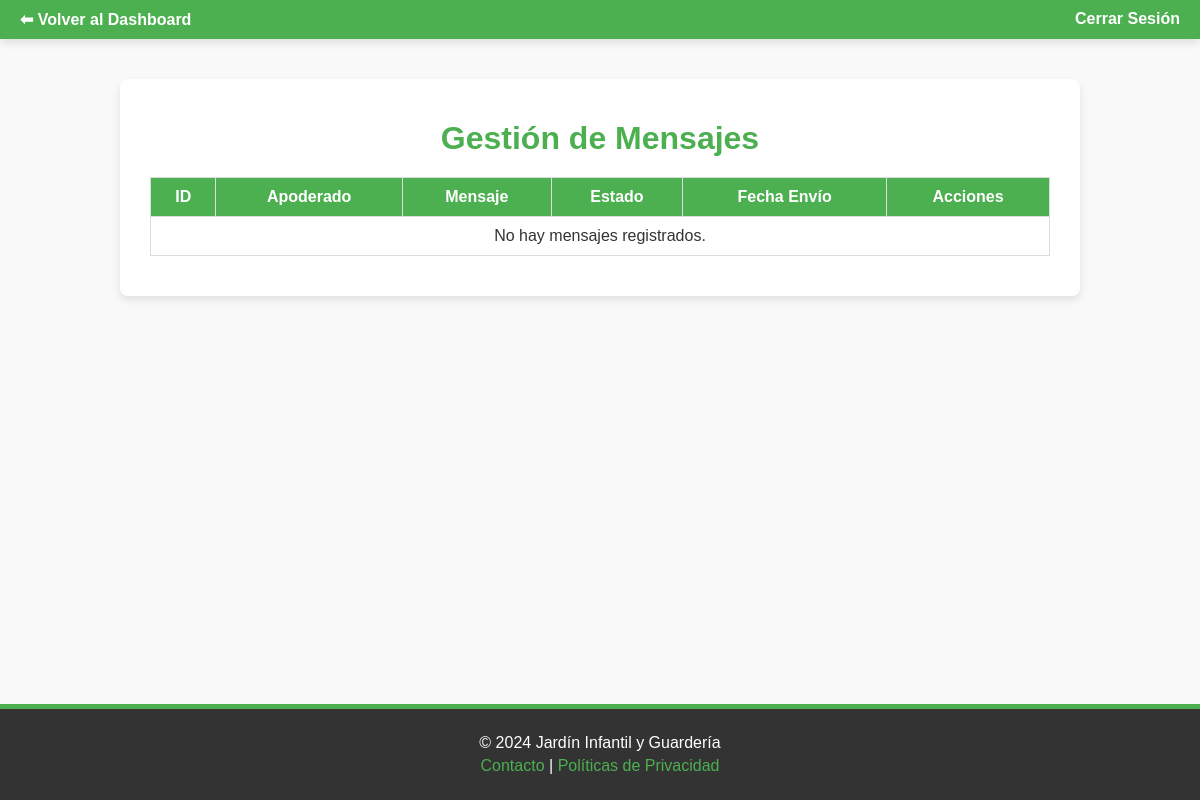
/dashboard/admin/mensajes/ (signed in), run on an earlier commit of the app's database.
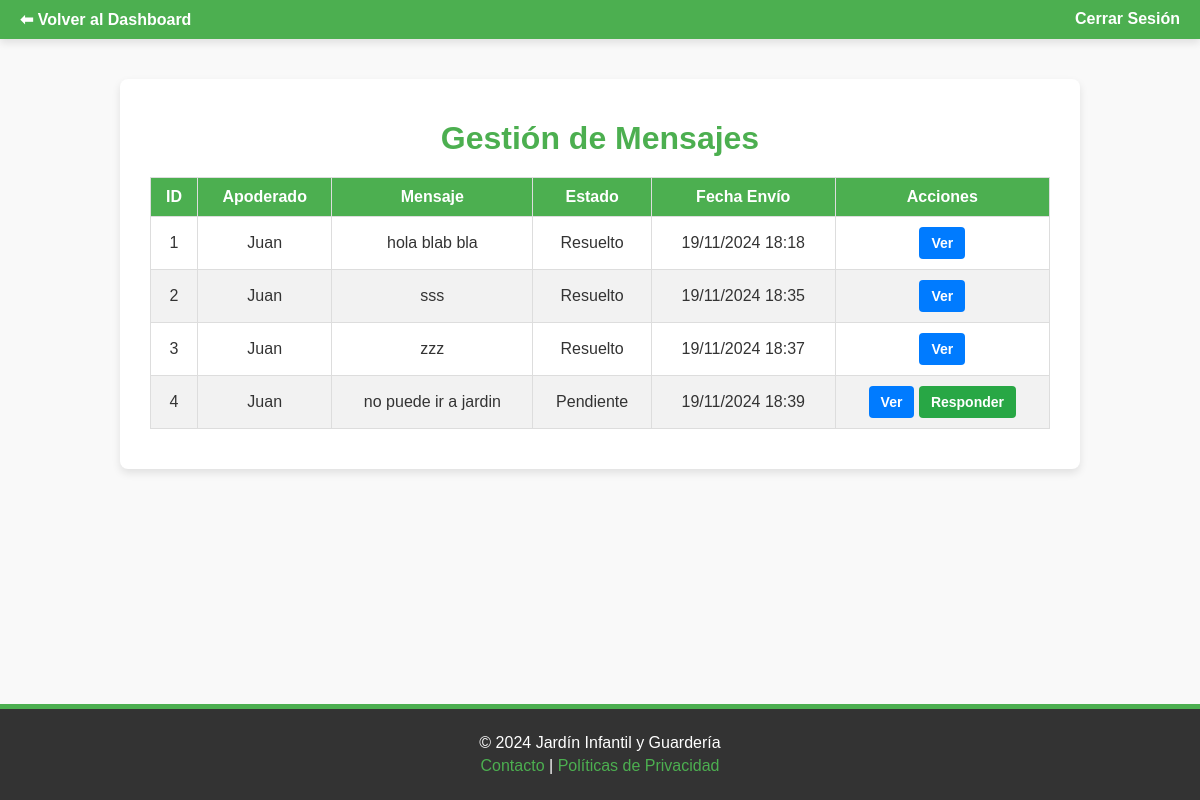
And on a later commit of the database.
### jardin_app/models.py (models this page shows, shortened)
class MensajeApoderado(models.Model):
    apoderado = models.ForeignKey('Apoderado', on_delete=models.CASCADE)
    mensaje = models.TextField()
    respuesta = models.TextField(blank=True, null=True)
    estado = models.CharField(max_length=10, choices=[('Pendiente', 'Pendiente'), ('Resuelto', 'Resuelto')], default='Pendiente')
    fecha_envio = models.DateTimeField(auto_now_add=True)
    fecha_respuesta = models.DateTimeField(blank=True, null=True)

class Apoderado(models.Model):
    nombre = models.CharField(max_length=100)
    apellido_paterno = models.CharField(max_length=100, default="Desconocido")
    apellido_materno = models.CharField(max_length=100, default="Desconocido")
    rut = models.CharField(max_length=12, unique=True)
    telefono = models.CharField(max_length=15)
    email = models.EmailField(unique=True)
    contraseña = models.CharField(max_length=128)
    user = models.OneToOneField(User, on_delete=models.CASCADE, null=True, blank=True)

### jardin_app/views/admin_views.py (the view)
# urls.py: path('dashboard/admin/mensajes/', ver_mensajes, name='ver_mensajes'),  # Lista de mensajes
@login_required
def ver_mensajes(request):
    mensajes = MensajeApoderado.objects.all()
    return render(request, 'admin/mensajes/ver_mensajes.html', {'mensajes': mensajes})

### jardin_app/templates/admin/mensajes/ver_mensajes.html (shortened to what this page needs)
<!DOCTYPE html>
<html lang="es">
<head>
    {% load static %}
    <link rel="stylesheet" href="{% static 'css/mensajes/ver_mensaje.css' %}">
</head>
<body>
    <header>
        <nav class="navbar">
            <a href="{% url 'pagina_administrador' %}">⬅ Volver al Dashboard</a>
            <a href="{% url 'logout' %}">Cerrar Sesión</a>
        </nav>
    </header>
    <main>
        <div class="table-container">
            <h1>Gestión de Mensajes</h1>
            <table>
                <thead>
                    <tr>
                        <th>ID</th>
                        <th>Apoderado</th>
                        <th>Mensaje</th>
                        <th>Estado</th>
                        <th>Fecha Envío</th>
                        <th>Acciones</th>
                    </tr>
                </thead>
                <tbody>
                    {% for mensaje in mensajes %}
                    <tr>
                        <td>{{ mensaje.id }}</td>
                        <td>{{ mensaje.apoderado.nombre }}</td>
                        <td>{{ mensaje.mensaje|truncatechars:50 }}</td>
                        <td>{{ mensaje.estado }}</td>
                        <td>{{ mensaje.fecha_envio|date:"d/m/Y H:i" }}</td>
                        <td>
                            <a href="{% url 'ver_mensaje' mensaje.id %}" class="btn btn-view">Ver</a>
                            {% if mensaje.estado == "Pendiente" %}
                            <a href="{% url 'responder_mensaje' mensaje.id %}" class="btn btn-reply">Responder</a>
                            {% endif %}
                        </td>
                    </tr>
                    {% empty %}
                    <tr>
                        <td colspan="6">No hay mensajes registrados.</td>
                    </tr>
                    {% endfor %}
                </tbody>
            </table>
        </div>
    </main>
    <footer>
        <p>&copy; 2024 Jardín Infantil y Guardería</p>
        <p>
            <a href="{% url 'formulario_contacto' %}">Contacto</a> |
            <a href="/politicas/">Políticas de Privacidad</a>
        </p>
    </footer>
</body>
</html>

### jardin_app/static/css/mensajes/ver_mensaje.css (style rules this page uses)
body { font-family: 'Arial', sans-serif; margin: 0; padding: 0; background-color: #f9f9f9; color: #333; display: flex; flex-direction: column; min-height: 100vh; }
main { flex: 1; padding: 20px; }
.navbar { background-color: #4caf50; color: white; display: flex; justify-content: space-between; padding: 10px 20px; box-shadow: 0px 4px 8px rgba(0, 0, 0, 0.1); }
.navbar a { color: white; text-decoration: none; font-weight: bold; }
.table-container { width: 100%; max-width: 900px; margin: 20px auto; background: white; padding: 20px 30px; border-radius: 8px; box-shadow: 0px 4px 8px rgba(0, 0, 0, 0.1); }
h1 { color: #4caf50; margin-bottom: 20px; text-align: center; }
table { width: 100%; border-collapse: collapse; margin: 20px 0; }
table th, table td { border: 1px solid #ddd; padding: 10px; text-align: center; }
table th { background-color: #4caf50; color: white; font-weight: bold; }
table tr:nth-child(even) { background-color: #f2f2f2; }
.btn { padding: 8px 12px; border-radius: 4px; text-decoration: none; color: white; font-weight: bold; font-size: 14px; transition: all 0.3s ease-in-out; display: inline-block; }
.btn-view { background-color: #007bff; }
.btn-reply { background-color: #28a745; }
footer { background-color: #333; color: white; text-align: center; padding: 20px; margin-top: auto; border-top: 5px solid #4caf50; }
footer p { margin: 5px 0; }
footer a { color: #4caf50; text-decoration: none; }

What changed in the data, as far as the page shows it:
added MensajeApoderado: id "1", apoderado.nombre "Juan", mensaje "hola blab bla", estado "Resuelto", fecha_envio "19/11/2024 18:18"
added MensajeApoderado: id "2", apoderado.nombre "Juan", mensaje "sss", estado "Resuelto", fecha_envio "19/11/2024 18:35"
added MensajeApoderado: id "3", apoderado.nombre "Juan", mensaje "zzz", estado "Resuelto", fecha_envio "19/11/2024 18:37"
added MensajeApoderado: id "4", apoderado.nombre "Juan", mensaje "no puede ir a jardin", estado "Pendiente", fecha_envio "19/11/2024 18:39", shows "Responder"
Also different on the page:
text no longer shown: "No hay mensajes registrados."
